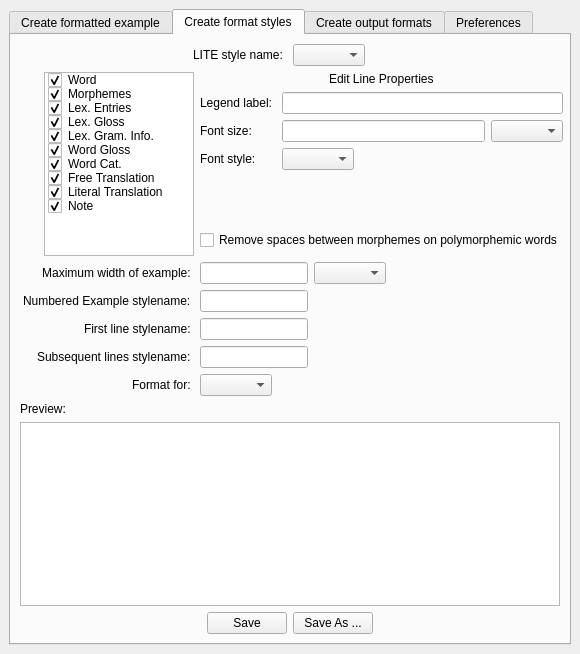
<?xml version="1.0" encoding="UTF-8"?>
<ui version="4.0">
 <class>LITE</class>
 <widget class="QMainWindow" name="LITE">
  <property name="geometry">
   <rect>
    <x>0</x>
    <y>0</y>
    <width>525</width>
    <height>654</height>
   </rect>
  </property>
  <property name="windowTitle">
   <string>Linguistic Interlinear Text Exampler</string>
  </property>
  <widget class="QWidget" name="centralwidget">
   <property name="enabled">
    <bool>true</bool>
   </property>
   <layout class="QHBoxLayout" name="horizontalLayout">
    <item>
     <widget class="QTabWidget" name="tabWidget">
      <property name="currentIndex">
       <number>1</number>
      </property>
      <widget class="QWidget" name="formatExample">
       <attribute name="title">
        <string>Create formatted example</string>
       </attribute>
       <layout class="QVBoxLayout" name="verticalLayout">
        <item>
         <layout class="QHBoxLayout" name="PasteButtonLayout">
          <item>
           <spacer name="horizontalSpacer_10">
            <property name="orientation">
             <enum>Qt::Horizontal</enum>
            </property>
            <property name="sizeType">
             <enum>QSizePolicy::Maximum</enum>
            </property>
            <property name="sizeHint" stdset="0">
             <size>
              <width>60</width>
              <height>20</height>
             </size>
            </property>
           </spacer>
          </item>
          <item>
           <spacer name="horizontalSpacer_2">
            <property name="orientation">
             <enum>Qt::Horizontal</enum>
            </property>
            <property name="sizeHint" stdset="0">
             <size>
              <width>40</width>
              <height>20</height>
             </size>
            </property>
           </spacer>
          </item>
          <item>
           <widget class="QPushButton" name="pushButton_2">
            <property name="font">
             <font>
              <pointsize>12</pointsize>
             </font>
            </property>
            <property name="text">
             <string>Paste FieldWorks Text Segment from clipboard</string>
            </property>
           </widget>
          </item>
          <item>
           <spacer name="horizontalSpacer">
            <property name="orientation">
             <enum>Qt::Horizontal</enum>
            </property>
            <property name="sizeHint" stdset="0">
             <size>
              <width>40</width>
              <height>20</height>
             </size>
            </property>
           </spacer>
          </item>
          <item>
           <widget class="QPushButton" name="helpButton">
            <property name="maximumSize">
             <size>
              <width>60</width>
              <height>16777215</height>
             </size>
            </property>
            <property name="text">
             <string>Help</string>
            </property>
           </widget>
          </item>
         </layout>
        </item>
        <item>
         <layout class="QVBoxLayout" name="PastedTextLayout">
          <property name="sizeConstraint">
           <enum>QLayout::SetMaximumSize</enum>
          </property>
          <item>
           <widget class="QLabel" name="pastedTextLabel">
            <property name="sizePolicy">
             <sizepolicy hsizetype="Minimum" vsizetype="Minimum">
              <horstretch>0</horstretch>
              <verstretch>0</verstretch>
             </sizepolicy>
            </property>
            <property name="maximumSize">
             <size>
              <width>16777215</width>
              <height>10</height>
             </size>
            </property>
            <property name="autoFillBackground">
             <bool>false</bool>
            </property>
            <property name="text">
             <string>Pasted Fieldworks Text Segment</string>
            </property>
           </widget>
          </item>
          <item>
           <widget class="QTextEdit" name="textEdit">
            <property name="sizePolicy">
             <sizepolicy hsizetype="Expanding" vsizetype="Maximum">
              <horstretch>0</horstretch>
              <verstretch>0</verstretch>
             </sizepolicy>
            </property>
           </widget>
          </item>
         </layout>
        </item>
        <item>
         <layout class="QHBoxLayout" name="SelectFormattingLayout">
          <item>
           <widget class="QLabel" name="label">
            <property name="text">
             <string>TextLabel</string>
            </property>
           </widget>
          </item>
          <item>
           <widget class="QComboBox" name="formatStyleComboBox">
            <property name="editable">
             <bool>false</bool>
            </property>
            <property name="currentText">
             <string/>
            </property>
           </widget>
          </item>
          <item>
           <spacer name="horizontalSpacer_3">
            <property name="orientation">
             <enum>Qt::Horizontal</enum>
            </property>
            <property name="sizeHint" stdset="0">
             <size>
              <width>40</width>
              <height>20</height>
             </size>
            </property>
           </spacer>
          </item>
         </layout>
        </item>
        <item>
         <layout class="QVBoxLayout" name="OptionsLayout">
          <item>
           <layout class="QHBoxLayout" name="LanguageNameLayout">
            <item>
             <widget class="QRadioButton" name="noLangNameButton">
              <property name="text">
               <string>Do not include language name</string>
              </property>
             </widget>
            </item>
            <item>
             <spacer name="horizontalSpacer_5">
              <property name="orientation">
               <enum>Qt::Horizontal</enum>
              </property>
              <property name="sizeType">
               <enum>QSizePolicy::Maximum</enum>
              </property>
              <property name="sizeHint" stdset="0">
               <size>
                <width>20</width>
                <height>20</height>
               </size>
              </property>
             </spacer>
            </item>
            <item>
             <widget class="QComboBox" name="comboBox"/>
            </item>
            <item>
             <spacer name="horizontalSpacer_4">
              <property name="orientation">
               <enum>Qt::Horizontal</enum>
              </property>
              <property name="sizeHint" stdset="0">
               <size>
                <width>40</width>
                <height>20</height>
               </size>
              </property>
             </spacer>
            </item>
           </layout>
          </item>
          <item>
           <widget class="QRadioButton" name="langNameFirstLineButton">
            <property name="text">
             <string>Include language name as first line</string>
            </property>
           </widget>
          </item>
          <item>
           <widget class="QRadioButton" name="langNameOnRightButton">
            <property name="text">
             <string>Include language name on right</string>
            </property>
           </widget>
          </item>
          <item>
           <spacer name="horizontalSpacer_11">
            <property name="orientation">
             <enum>Qt::Horizontal</enum>
            </property>
            <property name="sizeHint" stdset="0">
             <size>
              <width>40</width>
              <height>20</height>
             </size>
            </property>
           </spacer>
          </item>
          <item>
           <layout class="QHBoxLayout" name="DataSourceLayout">
            <item>
             <widget class="QCheckBox" name="dataSourceReferenceBox">
              <property name="text">
               <string>Include data source reference</string>
              </property>
             </widget>
            </item>
            <item>
             <spacer name="horizontalSpacer_6">
              <property name="orientation">
               <enum>Qt::Horizontal</enum>
              </property>
              <property name="sizeType">
               <enum>QSizePolicy::Maximum</enum>
              </property>
              <property name="sizeHint" stdset="0">
               <size>
                <width>20</width>
                <height>20</height>
               </size>
              </property>
             </spacer>
            </item>
            <item>
             <widget class="QComboBox" name="dataSourceComboBox"/>
            </item>
            <item>
             <spacer name="horizontalSpacer_7">
              <property name="orientation">
               <enum>Qt::Horizontal</enum>
              </property>
              <property name="sizeHint" stdset="0">
               <size>
                <width>40</width>
                <height>20</height>
               </size>
              </property>
             </spacer>
            </item>
            <item>
             <widget class="QLabel" name="AddSourceLabel">
              <property name="layoutDirection">
               <enum>Qt::LeftToRight</enum>
              </property>
              <property name="text">
               <string>Add data source:</string>
              </property>
              <property name="alignment">
               <set>Qt::AlignRight|Qt::AlignTrailing|Qt::AlignVCenter</set>
              </property>
             </widget>
            </item>
            <item>
             <widget class="QToolButton" name="AddSourceButton">
              <property name="text">
               <string>...</string>
              </property>
             </widget>
            </item>
           </layout>
          </item>
          <item>
           <widget class="QCheckBox" name="litTranslationBox">
            <property name="text">
             <string>Include literal translation</string>
            </property>
           </widget>
          </item>
          <item>
           <widget class="QCheckBox" name="ungrammaticalBox">
            <property name="text">
             <string>Indicate as ungrammatical</string>
            </property>
           </widget>
          </item>
          <item>
           <layout class="QVBoxLayout" name="TextPreviewLayout">
            <item>
             <widget class="QLabel" name="OutputPreviewLabel">
              <property name="text">
               <string>Output preview:</string>
              </property>
             </widget>
            </item>
            <item>
             <widget class="QTextEdit" name="OutputPreviewTextEdit"/>
            </item>
           </layout>
          </item>
         </layout>
        </item>
        <item>
         <layout class="QHBoxLayout" name="OutputTypeLayout">
          <item>
           <spacer name="horizontalSpacer_9">
            <property name="orientation">
             <enum>Qt::Horizontal</enum>
            </property>
            <property name="sizeHint" stdset="0">
             <size>
              <width>40</width>
              <height>20</height>
             </size>
            </property>
           </spacer>
          </item>
          <item>
           <widget class="QLabel" name="OutputSelectionLabel">
            <property name="font">
             <font>
              <weight>75</weight>
              <bold>true</bold>
             </font>
            </property>
            <property name="text">
             <string>Output as: </string>
            </property>
           </widget>
          </item>
          <item>
           <widget class="QComboBox" name="comboBox_3"/>
          </item>
          <item>
           <spacer name="horizontalSpacer_8">
            <property name="orientation">
             <enum>Qt::Horizontal</enum>
            </property>
            <property name="sizeHint" stdset="0">
             <size>
              <width>40</width>
              <height>20</height>
             </size>
            </property>
           </spacer>
          </item>
         </layout>
        </item>
        <item>
         <layout class="QHBoxLayout" name="CopyButtonLayout">
          <item>
           <spacer name="horizontalSpacer_12">
            <property name="orientation">
             <enum>Qt::Horizontal</enum>
            </property>
            <property name="sizeHint" stdset="0">
             <size>
              <width>40</width>
              <height>20</height>
             </size>
            </property>
           </spacer>
          </item>
          <item>
           <widget class="QPushButton" name="CopyButton">
            <property name="sizePolicy">
             <sizepolicy hsizetype="Minimum" vsizetype="Fixed">
              <horstretch>0</horstretch>
              <verstretch>0</verstretch>
             </sizepolicy>
            </property>
            <property name="font">
             <font>
              <pointsize>12</pointsize>
             </font>
            </property>
            <property name="text">
             <string>    Copy formatted example to clipboard    </string>
            </property>
           </widget>
          </item>
          <item>
           <spacer name="horizontalSpacer_13">
            <property name="orientation">
             <enum>Qt::Horizontal</enum>
            </property>
            <property name="sizeHint" stdset="0">
             <size>
              <width>40</width>
              <height>20</height>
             </size>
            </property>
           </spacer>
          </item>
         </layout>
        </item>
       </layout>
      </widget>
      <widget class="QWidget" name="formatStyle">
       <attribute name="title">
        <string>Create format styles</string>
       </attribute>
       <layout class="QVBoxLayout" name="verticalLayout_2">
        <item>
         <layout class="QHBoxLayout" name="styleNameLayout">
          <item alignment="Qt::AlignRight">
           <widget class="QLabel" name="styleNameLabel">
            <property name="text">
             <string>LITE style name: </string>
            </property>
           </widget>
          </item>
          <item alignment="Qt::AlignLeft">
           <widget class="QComboBox" name="styleNameComboBox"/>
          </item>
         </layout>
        </item>
        <item>
         <layout class="QFormLayout" name="bodyLayout">
          <property name="fieldGrowthPolicy">
           <enum>QFormLayout::FieldsStayAtSizeHint</enum>
          </property>
          <property name="labelAlignment">
           <set>Qt::AlignRight|Qt::AlignTrailing|Qt::AlignVCenter</set>
          </property>
          <property name="formAlignment">
           <set>Qt::AlignHCenter|Qt::AlignTop</set>
          </property>
          <item row="1" column="0">
           <widget class="QListWidget" name="lineListWidget">
            <property name="maximumSize">
             <size>
              <width>150</width>
              <height>16777215</height>
             </size>
            </property>
            <property name="dragDropMode">
             <enum>QAbstractItemView::InternalMove</enum>
            </property>
            <item>
             <property name="text">
              <string>Word</string>
             </property>
             <property name="checkState">
              <enum>Checked</enum>
             </property>
             <property name="flags">
              <set>ItemIsSelectable|ItemIsDragEnabled|ItemIsDropEnabled|ItemIsUserCheckable|ItemIsEnabled</set>
             </property>
            </item>
            <item>
             <property name="text">
              <string>Morphemes</string>
             </property>
             <property name="checkState">
              <enum>Checked</enum>
             </property>
             <property name="flags">
              <set>ItemIsSelectable|ItemIsDragEnabled|ItemIsDropEnabled|ItemIsUserCheckable|ItemIsEnabled</set>
             </property>
            </item>
            <item>
             <property name="text">
              <string>Lex. Entries</string>
             </property>
             <property name="checkState">
              <enum>Checked</enum>
             </property>
             <property name="flags">
              <set>ItemIsSelectable|ItemIsDragEnabled|ItemIsDropEnabled|ItemIsUserCheckable|ItemIsEnabled</set>
             </property>
            </item>
            <item>
             <property name="text">
              <string>Lex. Gloss</string>
             </property>
             <property name="checkState">
              <enum>Checked</enum>
             </property>
             <property name="flags">
              <set>ItemIsSelectable|ItemIsDragEnabled|ItemIsDropEnabled|ItemIsUserCheckable|ItemIsEnabled</set>
             </property>
            </item>
            <item>
             <property name="text">
              <string>Lex. Gram. Info.</string>
             </property>
             <property name="checkState">
              <enum>Checked</enum>
             </property>
             <property name="flags">
              <set>ItemIsSelectable|ItemIsDragEnabled|ItemIsDropEnabled|ItemIsUserCheckable|ItemIsEnabled</set>
             </property>
            </item>
            <item>
             <property name="text">
              <string>Word Gloss</string>
             </property>
             <property name="checkState">
              <enum>Checked</enum>
             </property>
             <property name="flags">
              <set>ItemIsSelectable|ItemIsDragEnabled|ItemIsDropEnabled|ItemIsUserCheckable|ItemIsEnabled</set>
             </property>
            </item>
            <item>
             <property name="text">
              <string>Word Cat.</string>
             </property>
             <property name="checkState">
              <enum>Checked</enum>
             </property>
             <property name="flags">
              <set>ItemIsSelectable|ItemIsDragEnabled|ItemIsDropEnabled|ItemIsUserCheckable|ItemIsEnabled</set>
             </property>
            </item>
            <item>
             <property name="text">
              <string>Free Translation</string>
             </property>
             <property name="checkState">
              <enum>Checked</enum>
             </property>
            </item>
            <item>
             <property name="text">
              <string>Literal Translation</string>
             </property>
             <property name="checkState">
              <enum>Checked</enum>
             </property>
             <property name="flags">
              <set>ItemIsSelectable|ItemIsDragEnabled|ItemIsDropEnabled|ItemIsUserCheckable|ItemIsEnabled</set>
             </property>
            </item>
            <item>
             <property name="text">
              <string>Note</string>
             </property>
             <property name="checkState">
              <enum>Checked</enum>
             </property>
             <property name="flags">
              <set>ItemIsSelectable|ItemIsDragEnabled|ItemIsDropEnabled|ItemIsUserCheckable|ItemIsEnabled</set>
             </property>
            </item>
           </widget>
          </item>
          <item row="1" column="1">
           <layout class="QVBoxLayout" name="linePropsLayout">
            <property name="bottomMargin">
             <number>6</number>
            </property>
            <item alignment="Qt::AlignHCenter">
             <widget class="QLabel" name="linePropsLabel">
              <property name="sizePolicy">
               <sizepolicy hsizetype="Preferred" vsizetype="Maximum">
                <horstretch>0</horstretch>
                <verstretch>0</verstretch>
               </sizepolicy>
              </property>
              <property name="minimumSize">
               <size>
                <width>0</width>
                <height>12</height>
               </size>
              </property>
              <property name="text">
               <string>Edit Line Properties</string>
              </property>
             </widget>
            </item>
            <item>
             <layout class="QFormLayout" name="linePropsInternalLayout">
              <item row="0" column="0">
               <widget class="QLabel" name="legendLabelLabel">
                <property name="text">
                 <string>Legend label: </string>
                </property>
               </widget>
              </item>
              <item row="0" column="1">
               <widget class="QLineEdit" name="legendLabelLineEdit"/>
              </item>
              <item row="1" column="0">
               <widget class="QLabel" name="fontSizeLabel">
                <property name="text">
                 <string>Font size: </string>
                </property>
               </widget>
              </item>
              <item row="1" column="1">
               <layout class="QHBoxLayout" name="fontSizeLayout">
                <item>
                 <widget class="QLineEdit" name="fontSizeLineEdit"/>
                </item>
                <item>
                 <widget class="QComboBox" name="fontSizeComboBox"/>
                </item>
               </layout>
              </item>
              <item row="2" column="0">
               <widget class="QLabel" name="fontStyleLabel">
                <property name="text">
                 <string>Font style: </string>
                </property>
               </widget>
              </item>
              <item row="2" column="1">
               <layout class="QHBoxLayout" name="fontStyleLayout">
                <item>
                 <widget class="QComboBox" name="comboBox_4"/>
                </item>
                <item>
                 <spacer name="horizontalSpacer_15">
                  <property name="orientation">
                   <enum>Qt::Horizontal</enum>
                  </property>
                  <property name="sizeHint" stdset="0">
                   <size>
                    <width>40</width>
                    <height>20</height>
                   </size>
                  </property>
                 </spacer>
                </item>
               </layout>
              </item>
             </layout>
            </item>
            <item>
             <widget class="QCheckBox" name="removeSpacesCheckBox">
              <property name="text">
               <string>Remove spaces between morphemes on polymorphemic words</string>
              </property>
             </widget>
            </item>
           </layout>
          </item>
          <item row="2" column="0">
           <widget class="QLabel" name="maxWidthLabel">
            <property name="sizePolicy">
             <sizepolicy hsizetype="Maximum" vsizetype="Preferred">
              <horstretch>0</horstretch>
              <verstretch>0</verstretch>
             </sizepolicy>
            </property>
            <property name="layoutDirection">
             <enum>Qt::RightToLeft</enum>
            </property>
            <property name="text">
             <string>Maximum width of example: </string>
            </property>
            <property name="alignment">
             <set>Qt::AlignRight|Qt::AlignTrailing|Qt::AlignVCenter</set>
            </property>
           </widget>
          </item>
          <item row="2" column="1">
           <layout class="QHBoxLayout" name="maxWidthLayout">
            <item>
             <widget class="QLineEdit" name="maxWidthLineEdit">
              <property name="maximumSize">
               <size>
                <width>133</width>
                <height>16777215</height>
               </size>
              </property>
              <property name="autoFillBackground">
               <bool>false</bool>
              </property>
              <property name="clearButtonEnabled">
               <bool>false</bool>
              </property>
             </widget>
            </item>
            <item>
             <widget class="QComboBox" name="maxWidthComboBox"/>
            </item>
           </layout>
          </item>
          <item row="3" column="0">
           <widget class="QLabel" name="numberedExampleLabel">
            <property name="sizePolicy">
             <sizepolicy hsizetype="Maximum" vsizetype="Preferred">
              <horstretch>0</horstretch>
              <verstretch>0</verstretch>
             </sizepolicy>
            </property>
            <property name="layoutDirection">
             <enum>Qt::RightToLeft</enum>
            </property>
            <property name="text">
             <string>Numbered Example stylename: </string>
            </property>
           </widget>
          </item>
          <item row="4" column="0">
           <widget class="QLabel" name="firstLineLabel">
            <property name="layoutDirection">
             <enum>Qt::RightToLeft</enum>
            </property>
            <property name="text">
             <string>First line stylename: </string>
            </property>
           </widget>
          </item>
          <item row="5" column="0">
           <widget class="QLabel" name="subseqLinesLabel">
            <property name="text">
             <string>Subsequent lines stylename: </string>
            </property>
           </widget>
          </item>
          <item row="3" column="1">
           <widget class="QLineEdit" name="numberedExampleLineEdit"/>
          </item>
          <item row="4" column="1">
           <widget class="QLineEdit" name="firstLineLineEdit"/>
          </item>
          <item row="5" column="1">
           <widget class="QLineEdit" name="subseqLinesLineEdit"/>
          </item>
          <item row="6" column="0">
           <widget class="QLabel" name="formatForLabel">
            <property name="text">
             <string>Format for: </string>
            </property>
           </widget>
          </item>
          <item row="6" column="1">
           <widget class="QComboBox" name="formatForComboBox"/>
          </item>
         </layout>
        </item>
        <item>
         <widget class="QLabel" name="stylePreviewLabel">
          <property name="text">
           <string>Preview:</string>
          </property>
         </widget>
        </item>
        <item>
         <widget class="QTextBrowser" name="stylePreviewBrowser"/>
        </item>
        <item>
         <layout class="QHBoxLayout" name="saveButtonsLayout">
          <item alignment="Qt::AlignRight">
           <widget class="QPushButton" name="saveButton">
            <property name="text">
             <string>Save</string>
            </property>
           </widget>
          </item>
          <item alignment="Qt::AlignLeft">
           <widget class="QPushButton" name="saveAsButton">
            <property name="text">
             <string>Save As ...</string>
            </property>
           </widget>
          </item>
         </layout>
        </item>
       </layout>
      </widget>
      <widget class="QWidget" name="outputFormats">
       <attribute name="title">
        <string>Create output formats</string>
       </attribute>
      </widget>
      <widget class="QWidget" name="preferences">
       <attribute name="title">
        <string>Preferences</string>
       </attribute>
      </widget>
     </widget>
    </item>
   </layout>
  </widget>
 </widget>
 <resources/>
 <connections/>
</ui>
